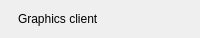
               <widget class="QFrame" name="setGraphics">
                <property name="minimumSize">
                 <size>
                  <width>0</width>
                  <height>38</height>
                 </size>
                </property>
                <property name="maximumSize">
                 <size>
                  <width>16777215</width>
                  <height>38</height>
                 </size>
                </property>
                <property name="role" stdset="0">
                 <string>statusRow</string>
                </property>
                <property name="bind_fixedHeight" stdset="0">
                 <string>rh</string>
                </property>
                <layout class="QHBoxLayout" name="setGraphicsLayout" stretch="0,0,0,0,1">
                 <property name="spacing">
                  <number>0</number>
                 </property>
                 <property name="leftMargin">
                  <number>0</number>
                 </property>
                 <property name="topMargin">
                  <number>0</number>
                 </property>
                 <property name="rightMargin">
                  <number>0</number>
                 </property>
                 <property name="bottomMargin">
                  <number>0</number>
                 </property>
                 <item>
                  <widget class="QLabel" name="setGraphicsDot">
                   <property name="minimumSize">
                    <size>
                     <width>6</width>
                     <height>6</height>
                    </size>
                   </property>
                   <property name="maximumSize">
                    <size>
                     <width>6</width>
                     <height>6</height>
                    </size>
                   </property>
                   <property name="role" stdset="0">
                    <string>dot</string>
                   </property>
                   <property name="tone" stdset="0">
                    <string>ok</string>
                   </property>
                   <property name="bind_tone" stdset="0">
                    <string>Format.isConsole(setup) ? 'faint' : 'ok'</string>
                   </property>
                  </widget>
                 </item>
                 <item>
                  <spacer name="gap_36">
                   <property name="orientation">
                    <enum>Qt::Orientation::Horizontal</enum>
                   </property>
                   <property name="sizeType">
                    <enum>QSizePolicy::Policy::Fixed</enum>
                   </property>
                   <property name="sizeHint" stdset="0">
                    <size>
                     <width>12</width>
                     <height>1</height>
                    </size>
                   </property>
                  </spacer>
                 </item>
                 <item>
                  <widget class="QLabel" name="setGraphicsLabel">
                   <property name="text">
                    <string>Graphics client</string>
                   </property>
                   <property name="minimumSize">
                    <size>
                     <width>102</width>
                     <height>0</height>
                    </size>
                   </property>
                   <property name="role" stdset="0">
                    <string>rowLabel</string>
                   </property>
                  </widget>
                 </item>
                 <item>
                  <spacer name="hSpacer_23">
                   <property name="orientation">
                    <enum>Qt::Orientation::Horizontal</enum>
                   </property>
                   <property name="sizeHint" stdset="0">
                    <size>
                     <width>10</width>
                     <height>20</height>
                    </size>
                   </property>
                  </spacer>
                 </item>
                 <item>
                  <widget class="QLabel" name="setGraphicsValue">
                   <property name="alignment">
                    <set>Qt::AlignmentFlag::AlignRight|Qt::AlignmentFlag::AlignVCenter</set>
                   </property>
                   <property name="role" stdset="0">
                    <string>rowValue</string>
                   </property>
                   <property name="bind" stdset="0">
                    <string>Format.client(setup)</string>
                   </property>
                   <property name="elide" stdset="0">
                    <bool>true</bool>
                   </property>
                  </widget>
                 </item>
                </layout>
               </widget>
